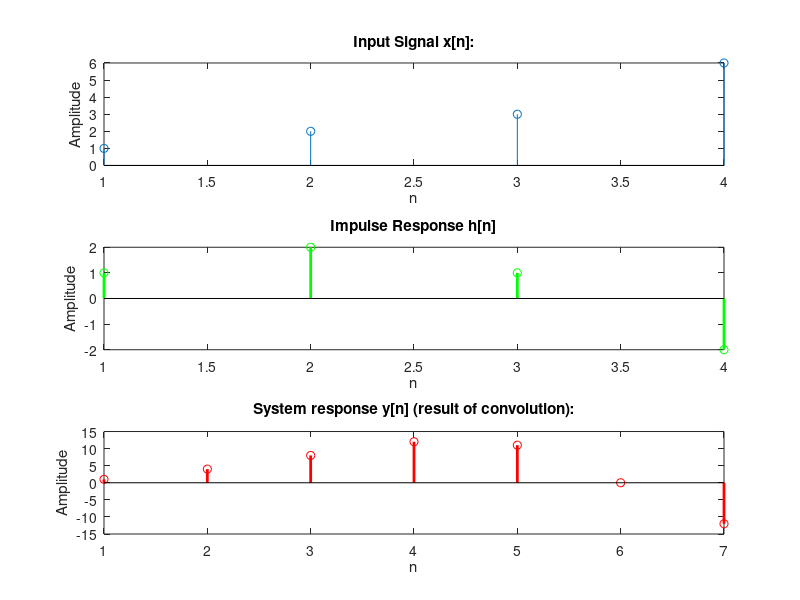

Here is the MATLAB script that generated this plot:

% Define the input signal x[n]
x = [1, 2, 3, 6];
% Define the impulse response of the LTI system h[n]

h = [1, 2, 1, -2];
% Calculate the convolution of x[n] and h[n] to get the system response y[n]

y = conv(x, h);

subplot(3, 1, 1);
stem(x);
title('Input Signal x[n]:');
xlabel('n');
ylabel('Amplitude');

subplot(3, 1, 2);
stem(h,'g','linewidth',2);
title('Impulse Response h[n]');
xlabel('n');
ylabel('Amplitude');

subplot(3, 1, 3);
stem(y,'r','linewidth',2);
title('System response y[n] (result of convolution):');
xlabel('n');
ylabel('Amplitude');

% Display the result
disp('Input signal x[n]:'); 
disp(x);

disp('Impulse response h[n]:');
disp(h);

disp('System response y[n] (result of convolution):');
disp(y);
